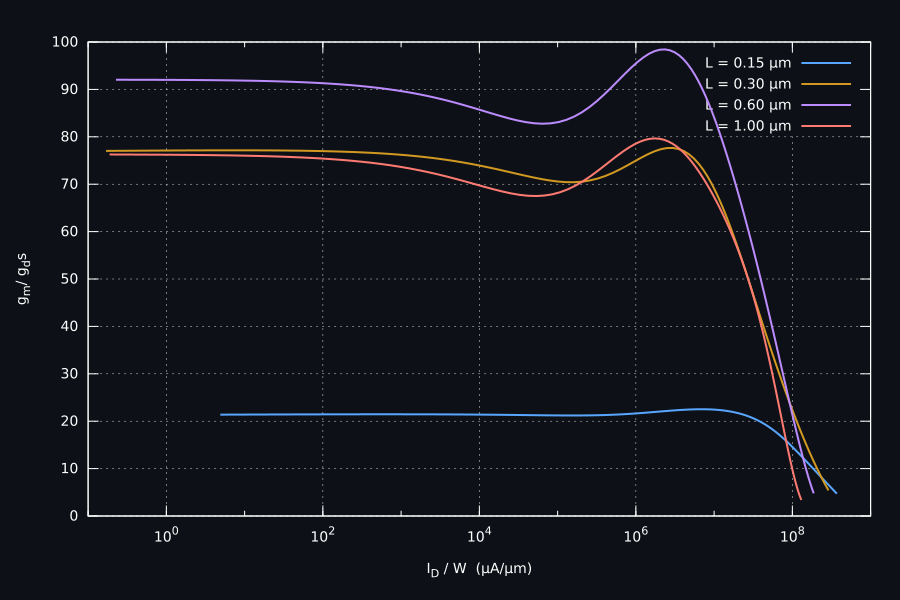

This chart was generated by the following gnuplot code:

set terminal svg size 900,600 enhanced font "DejaVu Sans,14"  background rgb "#0d1117"
set output "gm_gds_vs_id_w.svg"

set border lc rgb "#ffffff"
set tics textcolor rgb "#ffffff"
set xlabel "I_D / W  (µA/µm)" textcolor rgb "#ffffff"
set ylabel "g_m / g_ds" textcolor rgb "#ffffff"

set grid lc rgb "#dddddd" lw 0.5
set logscale x
set format x "10^{%T}"

set lmargin 9
set rmargin 3
set tmargin 2
set bmargin 4

set key right top textcolor "#ffffff"

plot \
    "nmos_lmin_tt.dat"  using 4:6 with lines lw 2 lc rgb "#58a6ff" title "L = 0.15 µm", \
    "nmos_l0p3_tt.dat"  using 4:6 with lines lw 2 lc rgb "#d29922" title "L = 0.30 µm", \
    "nmos_l0p6_tt.dat"  using 4:6 with lines lw 2 lc rgb "#bc8cff" title "L = 0.60 µm", \
    "nmos_l1p0_tt.dat"  using 4:6 with lines lw 2 lc rgb "#ff7b72" title "L = 1.00 µm"
